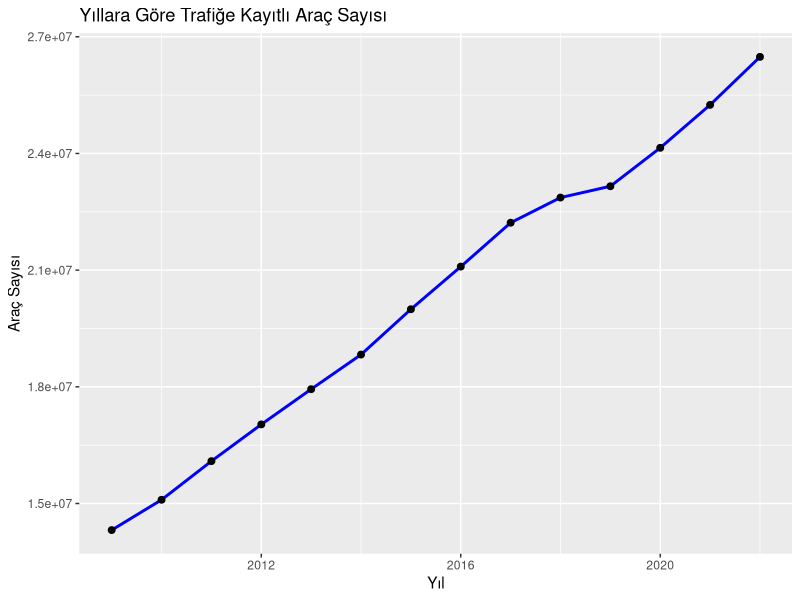
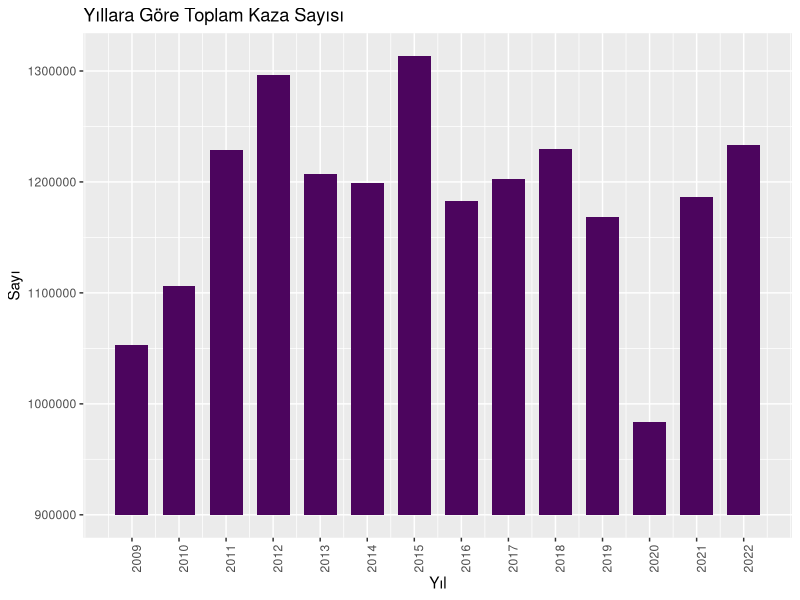
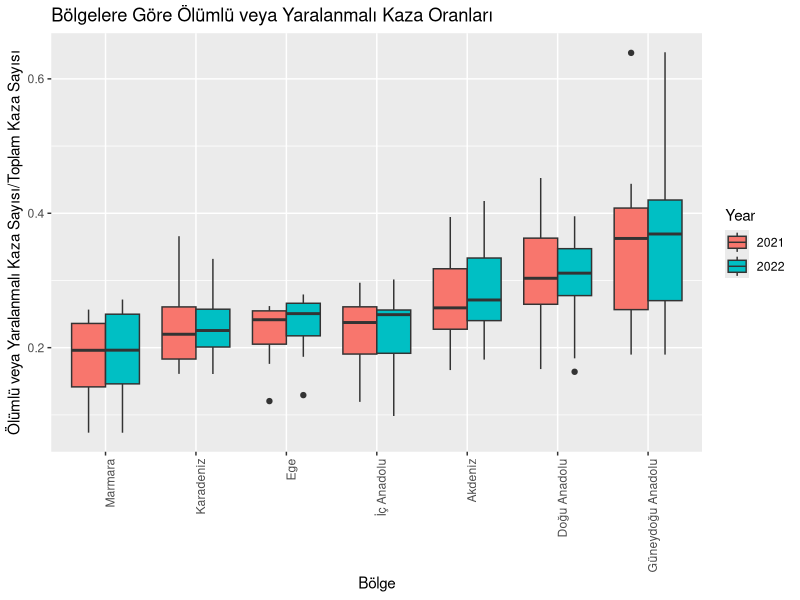
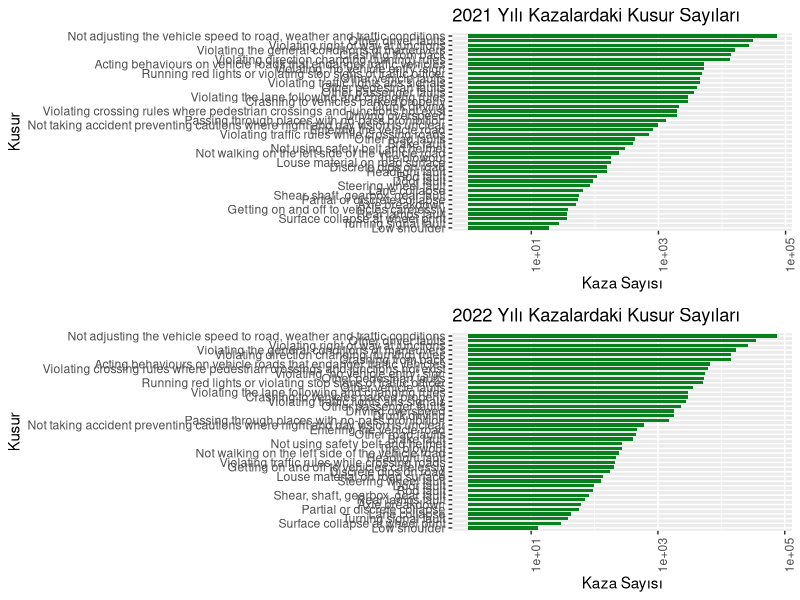

These figures' R source, in order:
## ---- chunk 1
#| code-fold: true
#| code-summary: "Kodu görüntüle"
# Gerekli Kütüphaneler
#install.packages("tidyverse")  # Veri işleme ve görselleştirme
#install.packages("readxl")     # Excel dosyalarını okuma
#install.packages("ggplot2")    # Görselleştirme
#install.packages("gridExtra")    # Görselleştirme (subplot)
#install.packages("dplyr") # Data manipülasyon genel paket (gridextra paketi için)

library(tidyverse);
library(readxl);
library(ggplot2);
library(gridExtra);
library(dplyr);

# Veriyi okuma
total_2009_2022 <- read_excel("trafige_kayitli_arac_kaza_olu_ve_yarali_sayisi_2009_2022.xls")
iller_2022 <- read_excel("illere_gore_trafik_kaza_olu_ve_yarali_sayisi_2022.xls")
iller_2021 <- read_excel("illere_gore_trafik_kaza_olu_ve_yarali_sayisi_2021.xls")
kusurlar_2022 <- read_excel("olumlu_yaralanmali_kazaya_neden_olan_kusurlar_2022.xls")
kusurlar_2021 <- read_excel("olumlu_yaralanmali_kazaya_neden_olan_kusurlar_2021.xls")

# Veri (sütun) isimlerini R tarafından okunabilir şekilde düzünleme
names(total_2009_2022) <- make.names(names(total_2009_2022), unique = TRUE)
names(iller_2022) <- make.names(names(iller_2022), unique = TRUE)
names(iller_2021) <- make.names(names(iller_2021), unique = TRUE)
names(kusurlar_2022) <- make.names(names(kusurlar_2022), unique = TRUE)
names(kusurlar_2021) <- make.names(names(kusurlar_2021), unique = TRUE)
# Türkiye'nin coğrafi bölgelerine göre şehirlerin listesini oluşturma
turkiye_bolgeler <- list(
  "Marmara" = c("İstanbul", "Kocaeli", "Bursa", "Balıkesir", "Çanakkale", "Yalova", "Bilecik", "Edirne", "Kırklareli", "Tekirdağ", "Sakarya"),
  "Ege" = c("İzmir", "Aydın", "Muğla", "Manisa", "Denizli", "Uşak", "Afyonkarahisar", "Kütahya"),
  "Akdeniz" = c("Antalya", "Mersin", "Adana", "Hatay", "Isparta", "Burdur", "Osmaniye", "Kahramanmaraş"),
  "İç Anadolu" = c("Ankara", "Konya", "Eskişehir", "Kayseri", "Nevşehir", "Kırşehir", "Aksaray", "Kırıkkale", "Yozgat", "Niğde", "Karaman", "Sivas", "Çankırı"),
  "Doğu Anadolu" = c("Van", "Erzurum", "Ağrı", "Malatya", "Bingöl", "Elazığ", "Tunceli", "Erzincan", "Muş", "Hakkari", "Iğdır", "Ardahan", "Bitlis", "Şırnak", "Kars"),
  "Güneydoğu Anadolu" = c("Diyarbakır", "Şanlıurfa", "Gaziantep", "Mardin", "Adıyaman", "Kilis", "Batman", "Siirt"),
  "Karadeniz" = c("Zonguldak", "Bartın", "Karabük", "Kastamonu", "Sinop","Samsun", "Ordu", "Giresun", "Trabzon", "Rize", "Artvin", "Bolu", "Çorum", "Tokat", "Amasya", "Bayburt", "Gümüşhane", "Düzce")
)

# Şehirleri bölgelere göre ayırma (fonksiyon)
bolge_bolme <- function(province) {
  bolge <- NA
  for (bolge_adi in names(turkiye_bolgeler)) {
    if (province %in% turkiye_bolgeler[[bolge_adi]]) {
      bolge <- bolge_adi
      break
    }
  }
  return(bolge)
}

# Fonksiyonu listelere uygulama
iller_2021$Region <- sapply(iller_2021$X.Province, bolge_bolme)
iller_2022$Region <- sapply(iller_2022$X.Province, bolge_bolme)

# Verinin kısa özeti
head(total_2009_2022, 14)  # İlk birkaç satırı inceleme


# Line Plot - Araç Sayılarının Yıllara Göre Değişimi
ggplot(total_2009_2022, aes(x = Year, y = Number.of.vehicles.registered.to.traffic, group = 1)) +
  geom_line(color = "blue", size = 1) +
  geom_point(size = 2) +
  labs(title = "Yıllara Göre Trafiğe Kayıtlı Araç Sayısı", x = "Yıl", y = "Araç Sayısı")

## ---- chunk 2
#| code-fold: true
#| code-summary: "Kodu görüntüle"
# Bar Plot - Kazaların Yıllara Göre Değişimi
ggplot(total_2009_2022, aes(x = Year, y = Total.number.of.accidents)) +
  geom_bar(stat = "identity", position = position_dodge(), width = 0.7, fill = "#4C055E") + 
  scale_y_continuous(limits = c(9e+05, NA), oob = scales::oob_squish) + 
  theme(axis.text.x = element_text(angle = 90, hjust = 0.5)) +
  scale_x_continuous(breaks = seq(min(total_2009_2022$Year), max(total_2009_2022$Year), by = 1), labels = as.character(seq(min(total_2009_2022$Year), max(total_2009_2022$Year), by = 1))) +
  labs(title = "Yıllara Göre Toplam Kaza Sayısı", 
       x = "Yıl", y = "Sayı")
## ---- chunk 3
#| code-fold: true
#| code-summary: "Kodu görüntüle"
# Yıllara göre illerdeki ölümlü ve/veya yaralanmalı kaza sayısı oranlarını listelere ekleme
iller_2022 <- iller_2022 %>%
  mutate(Ratio = Number.of.accidents.involving.death.or.injury / Total.number.of.accidents)
iller_2021 <- iller_2021 %>%
  mutate(Ratio = Number.of.accidents.involving.death.or.injury / Total.number.of.accidents)


# Veri setlerine 'yıl' etiketi ekleme
iller_2021$Year <- '2021'
iller_2022$Year <- '2022'

# Veri setlerini birleştirme (boxplot çizimi için)
combined_data <- rbind(iller_2021, iller_2022)

combined_data <- combined_data %>%
  group_by(Region) %>%
  mutate(median_Ratio = median(Ratio)) %>%
  ungroup() %>%
  arrange(median_Ratio)  # Medyan değere göre artan sıralama

# Şehirleri medyan değerlerine göre sıralama
combined_data$Region <- factor(combined_data$Region, levels = unique(combined_data$Region))

# Box Plot - 2021-2022 Yıllarına Göre Ölümlü veya Yaralanma Kazaların Sayısının Değişimi
ggplot(combined_data, aes(x = Region, y = Ratio, fill = Year)) +
  geom_boxplot(position = position_dodge(0.75)) +
  labs(title = "Bölgelere Göre Ölümlü veya Yaralanmalı Kaza Oranları", x = "Bölge", y = "Ölümlü veya Yaralanmalı Kaza Sayısı/Toplam Kaza Sayısı") +
  theme(axis.text.x = element_text(angle = 90, hjust = 1)) # X eksenindeki etiketleri düzenle

## ---- chunk 4
#| code-fold: true
#| code-summary: "Kodu görüntüle"
# Kusurları azalan sırlama ile hizalama
kusurlar_2021$Faults <- factor(kusurlar_2021$Faults, levels = kusurlar_2021$Faults[order(kusurlar_2021$Total)])
kusurlar_2022$Faults <- factor(kusurlar_2022$Faults, levels = kusurlar_2022$Faults[order(kusurlar_2022$Total)])


# Bar Plot - 2021-2022 Yıllarına Göre Kusurların Değişimi
p1 <- ggplot(kusurlar_2021, aes(x = Total, y = Faults)) +
  geom_bar(stat = "identity", position = position_dodge(), width = 0.7, fill = "#09801E") + 
  theme(axis.text.x = element_text(angle = 90, hjust = 0.5)) + scale_x_log10() + 
  labs(title = "2021 Yılı Kazalardaki Kusur Sayıları", 
        x = "Kaza Sayısı", y = "Kusur")

p2 <- ggplot(kusurlar_2022, aes(x = Total, y = Faults)) +
  geom_bar(stat = "identity", position = position_dodge(), width = 0.7, fill = "#09801E") + 
  theme(axis.text.x = element_text(angle = 90, hjust = 0.5)) + scale_x_log10() + 
  labs(title = "2022 Yılı Kazalardaki Kusur Sayıları", 
       x = "Kaza Sayısı", y = "Kusur")

grid.arrange(p1, p2, nrow=2,ncol = 1)
